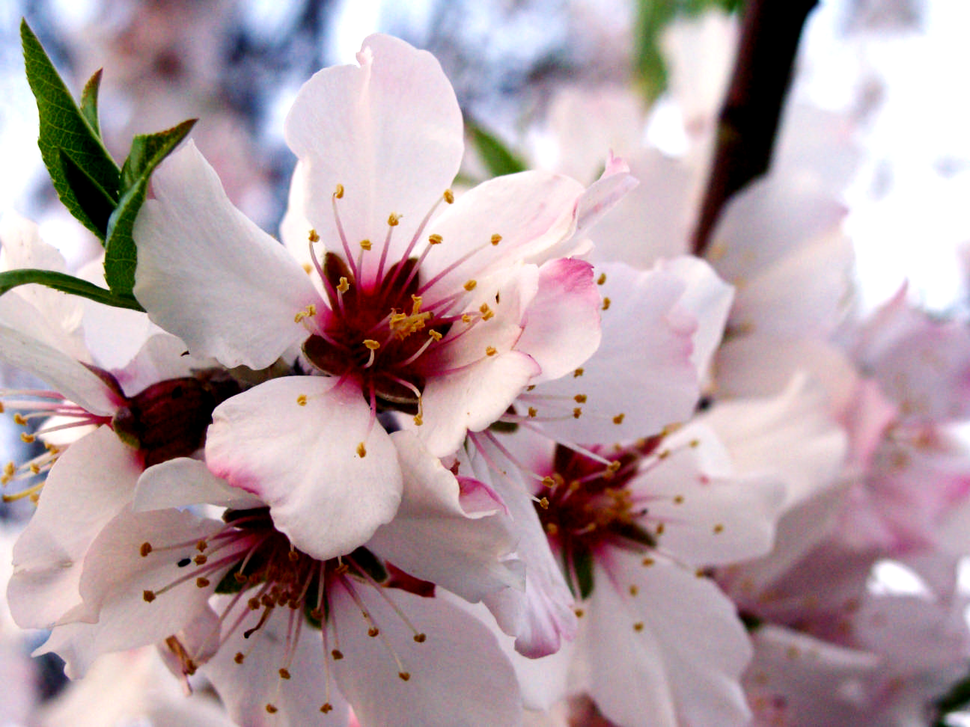
#> input picture assets/blossom.png, 970 x 727 px, shrunk from 1296 x 972 before the run, found by its file name
$ python filtering.py
#> lines starting #> are read from the running program, lines starting #| are printed output that depends on the picture
import sys

sys.path.insert(1, "utils/")

import numpy as np
from scipy.ndimage import maximum_filter, minimum_filter
from skimage.filters import unsharp_mask
import cv2 as cv

from PIL import Image

from blur_utils import convolve, get_gaussian_kernel, get_sharpen_kernel


def sharpen_image(img):
    return cv.filter2D(img, -1, get_sharpen_kernel())


if __name__ == "__main__":
    img = cv.imread("assets/blossom.png", 0)
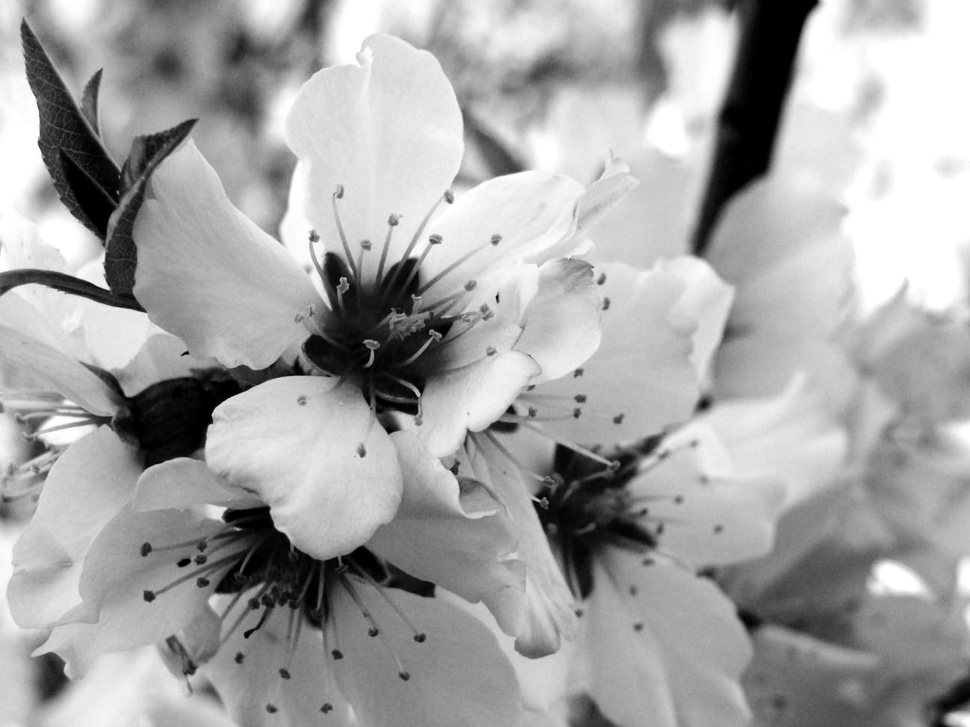
#> img: shape (727, 970); min 0, max 255, mean 165.2

    blur_img = cv.GaussianBlur(img, (17, 17), 0)
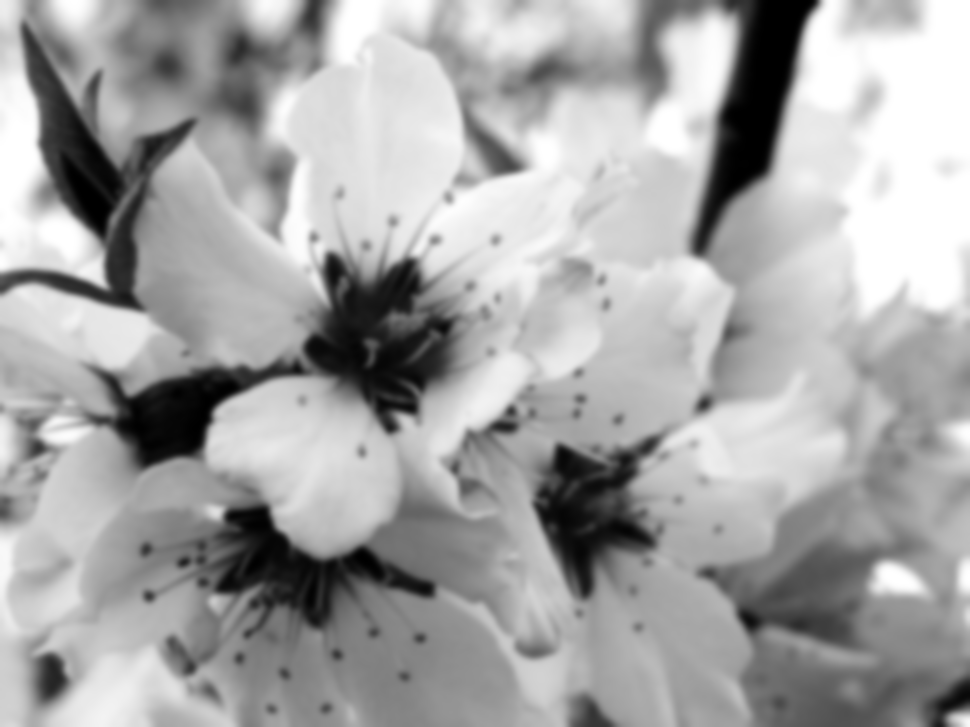
#> blur_img: shape (727, 970); min 0, max 255, mean 165.2
    sharpened_image = unsharp_mask(img, radius=5, amount=1) * 255
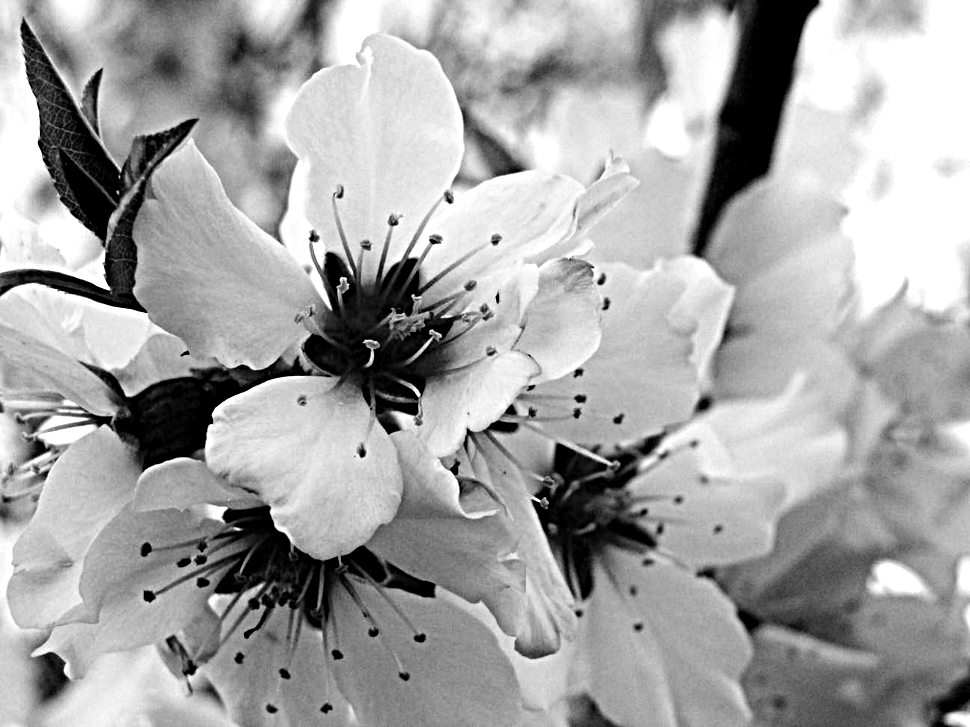
#> sharpened_image: shape (727, 970) float64; min 0, max 255, mean 165.4
    min_image = minimum_filter(img, 9)
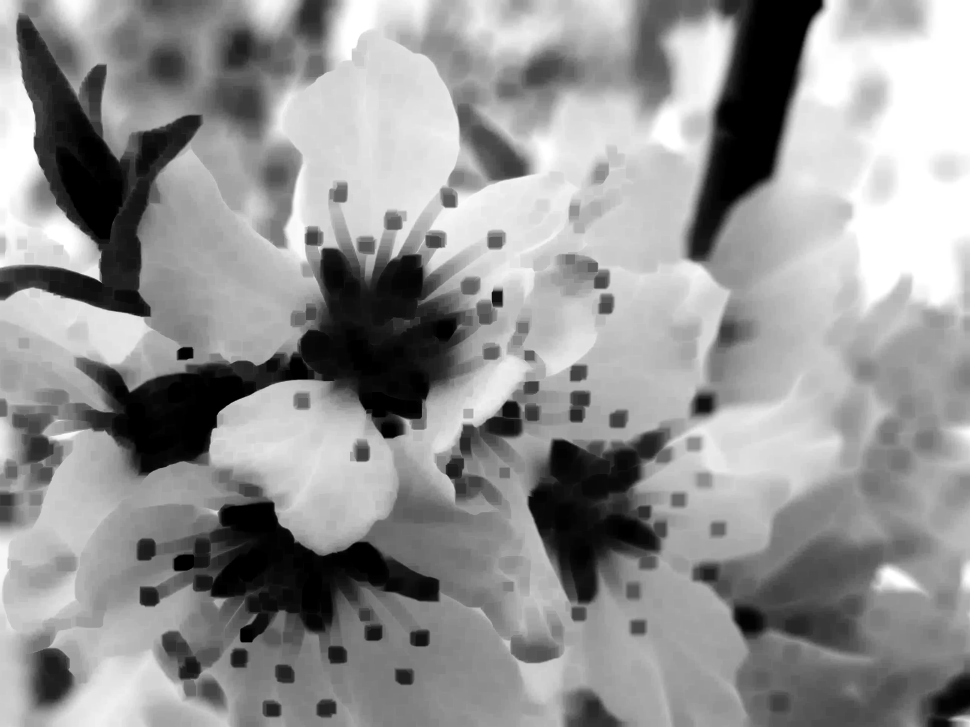
#> min_image: shape (727, 970); min 0, max 255, mean 146.6
    max_image = maximum_filter(img, 9)
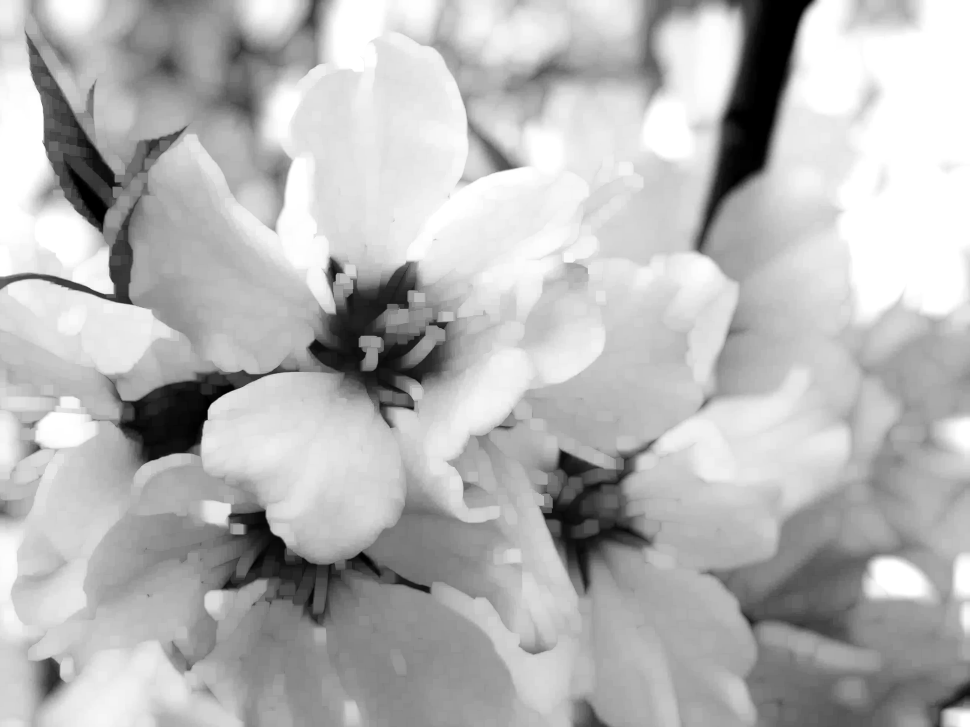
#> max_image: shape (727, 970); min 0, max 255, mean 182.3

    cv.imwrite("assets/blossom_gray.png", img)
    cv.imwrite("assets/blossom_blur.png", blur_img)
    cv.imwrite("assets/blossom_sharpen.png", sharpened_image)
    cv.imwrite("assets/blossom_max.png", max_image)
    cv.imwrite("assets/blossom_min.png", min_image)
